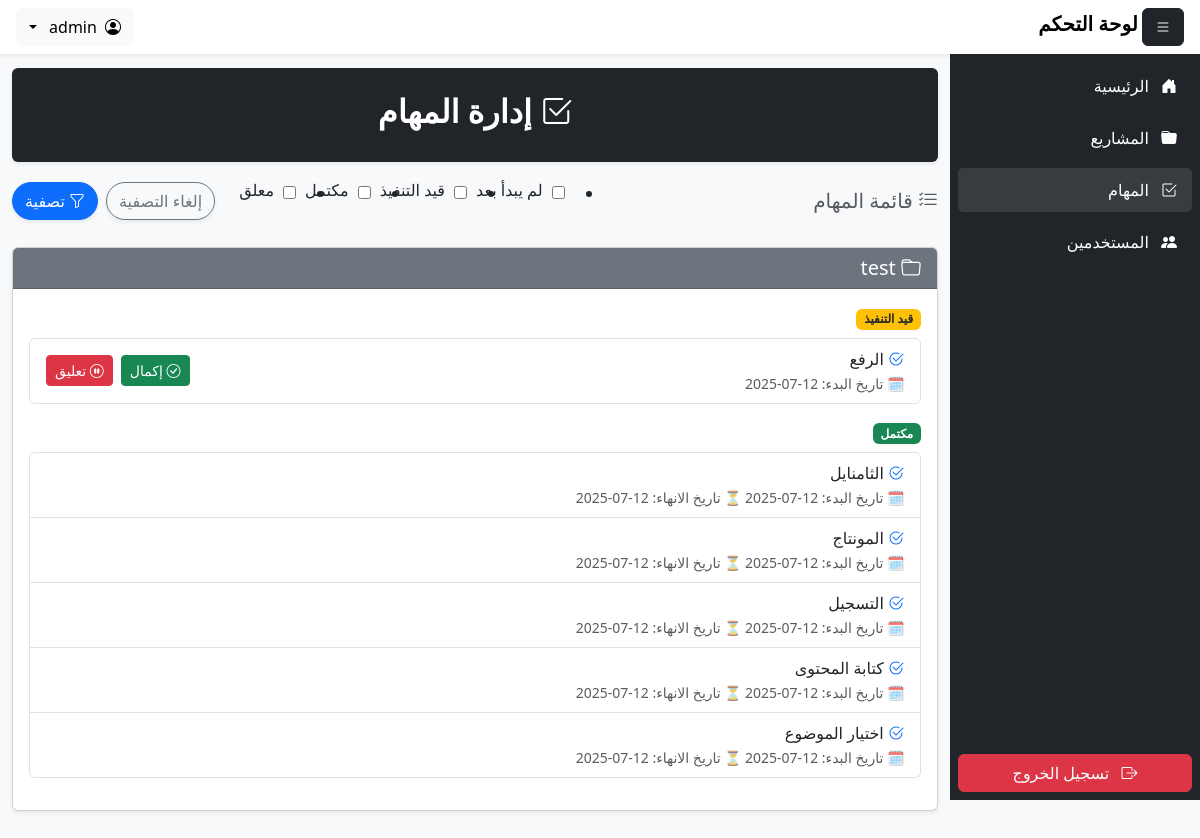
Page /dashboard/tasks/ (signed in) on the committed database.
### team_dashboard/models.py (models this page shows, shortened)
class Project(models.Model):
    STATUS_CHOICES = [
        ('لم يبدأ بعد', 'لم يبدأ بعد'),
        ('قيد التنفيذ', 'قيد التنفيذ'),
        ('مكتمل', 'مكتمل'),
        ('معلق', 'معلق'),
    ]
    title = models.CharField(max_length=255, verbose_name='اسم المشروع')
    description = models.TextField(blank=True, null=True, verbose_name='وصف المشروع')
    status = models.CharField(max_length=20, choices=STATUS_CHOICES, default='لم يبدأ بعد', verbose_name='حالة المشروع')
    created_by = models.ForeignKey(User, on_delete=models.SET_NULL, null=True, verbose_name='تاريخ الإنشاء')
    created_at = models.DateTimeField(auto_now_add=True, verbose_name='منشئ المشروع')

class Task(models.Model):
    TASK_CHOICES = [
        ('اختيار الموضوع', 'اختيار الموضوع'),
        ('كتابة المحتوى', 'كتابة المحتوى'),
        ('التسجيل', 'التسجيل'),
        ('المونتاج', 'المونتاج'),
        ('الثامنايل', 'الثامنايل'),
        ('الرفع', 'الرفع'),
    ]
    STATUS_CHOICES = [
        ('لم يبدأ بعد', 'لم يبدأ بعد'),
        ('قيد التنفيذ', 'قيد التنفيذ'),
        ('مكتمل', 'مكتمل'),
        ('معلق', 'معلق'),
    ]
    project = models.ForeignKey(Project, on_delete=models.CASCADE, related_name='tasks')
    task_name = models.CharField(max_length=50, choices=TASK_CHOICES)
    assigned_to = models.ForeignKey(User, on_delete=models.SET_NULL, null=True)
    status = models.CharField(max_length=20, choices=STATUS_CHOICES, default='قيد التنفيذ')
    start_date = models.DateField(null=True, blank=True)
    end_date = models.DateField(null=True, blank=True)

### team_dashboard/views.py (the view, shortened to what this page needs)
# urls.py: path('tasks/', views.TaskListView.as_view(), name='task_list'),
class TaskListView(ListView):
    model = Task
    template_name = 'team_dashboard/tasks/list.html'
    context_object_name = 'tasks'
    permission_required = 'projects.view_task'
    def get_context_data(self, **kwargs):
        context = super().get_context_data(**kwargs)
        context["filter_form"] = self.filter_form
        grouped_tasks = {}
        for task in self.get_queryset():
            project_title = task.project.title
            status = task.status
            if project_title not in grouped_tasks:
                grouped_tasks[project_title] = {}
            if status not in grouped_tasks[project_title]:
                grouped_tasks[project_title][status] = []
            grouped_tasks[project_title][status].append(task)
        context["grouped_tasks"] = grouped_tasks
        return context
    def get_queryset(self):
        queryset = Task.objects.select_related('project').filter(assigned_to=self.request.user)
        self.filter_form = TaskFilterForm(self.request.GET)
        if self.filter_form.is_valid():
            status_filter = self.filter_form.cleaned_data.get("status")
            queryset = queryset.filter(status__in=status_filter) if status_filter else queryset
        return queryset.order_by('-start_date', '-id')

### team_dashboard/forms.py
class TaskFilterForm(forms.Form):
    status = forms.MultipleChoiceField(
        choices= Task.STATUS_CHOICES,
        required=False,
        widget=forms.CheckboxSelectMultiple(attrs={"class": "custom-checkbox"})
    )

### team_dashboard/templates/team_dashboard/tasks/list.html (shortened to what this page needs)
{% extends 'team_dashboard/base.html' %}
{% block content %}
<div class="container my-3">
    <div class="bg-dark text-white text-center p-4 rounded shadow-sm">
        <h2 class="fw-bold"><i class="bi bi-check2-square"></i> إدارة المهام</h2>
    </div>
    <div class="d-flex flex-column flex-md-row justify-content-between align-items-center my-3">
        <h5 class="text-muted mb-3 mb-md-0"><i class="bi bi-list-check"></i> قائمة المهام</h5>
        <form method="GET" class="filter-form w-md-auto">
            <div class="d-flex flex-column flex-md-row align-items-center gap-4">
                <div>{{ filter_form.status }}</div>
                <div class="d-flex gap-2">
                    <a href="{% url 'task_list' %}" class="btn btn-outline-secondary rounded-pill shadow-sm">إلغاء التصفية</a>
                    <button type="submit" class="btn btn-primary rounded-pill shadow-sm">
                        <i class="bi bi-funnel"></i> تصفية
                    </button>
                </div>
            </div>
        </form>
    </div>
    {% for project, statuses in grouped_tasks.items %}
    <div class="card my-4 shadow-sm">
        <div class="card-header bg-secondary text-white">
            <h5 class="mb-0"><i class="bi bi-folder"></i> {{ project }}</h5>
        </div>
        <div class="card-body">
            {% for status, tasks in statuses.items %}
                <h4 class="badge
                    {% if status == 'قيد التنفيذ' %} bg-warning text-dark
                    {% elif status == 'مكتمل' %} bg-success
                    {% elif status == 'معلق' %} bg-danger
                    {% else %} bg-secondary {% endif %}">
                    {{ status }}
                </h4>
                <ul class="list-group p-0 mb-3">
                    {% for task in tasks %}
                        <li class="list-group-item d-flex flex-wrap gap-2 justify-content-between align-items-center">
                            <div class="flex-grow-1">
                            <p class="mb-0"><i class="bi bi-check2-circle text-primary"></i> {{ task.task_name }}</p>
                            {% if task.start_date %}
                                <span class="text-muted small">
                                    🗓️ تاريخ البدء: {{ task.start_date|date:"d-m-Y" }}
                                </span>
                                {% if task.end_date %}
                                    <span class="text-muted small">
                                        ⏳ تاريخ الانهاء: {{ task.end_date|date:"d-m-Y" }}
                                    </span>
                                {% endif %}
                            {% endif %}
                            </div>
                            <div class="text-end">
                                <form method="POST" class="d-flex justify-content-end gap-2">
                                    {% if task.status == "قيد التنفيذ" or task.status == "معلق" %}
                                    <button type="submit" name="action" value="complete" class="btn btn-success btn-sm">
                                        <i class="bi bi-check-circle"></i> إكمال
                                    </button>
                                    {% endif %}
                                    {% if task.status == "قيد التنفيذ" %}
                                    <button type="submit" name="action" value="hold" class="btn btn-danger btn-sm">
                                        <i class="bi bi-pause-circle"></i> تعليق
                                    </button>
                                    {% endif %}
                                </form>
                            </div>
                        </li>
                    {% endfor %}
                </ul>
            {% endfor %}
        </div>
    </div>
    {% empty %}
    <div class="alert alert-warning text-center">
        🚀 لا توجد مهام متاحة
    </div>
    {% endfor %}
</div>
{% endblock %}

### team_dashboard/templates/team_dashboard/includes/header.html (shortened to what this page needs)
<header class="header navbar navbar-expand-md navbar-light bg-white shadow-sm">
    <div class="d-flex w-100 px-3 justify-content-between align-items-center">
        <div>
            <button class="btn btn-dark" onclick="toggleSidebar()">
                <i class="bi bi-list"></i>
            </button>
            <a href="{% url 'dashboard' %}" class="navbar-brand fw-bold">
                لوحة التحكم
            </a>
        </div>
        <div class="dropdown">
            <button class="btn btn-light dropdown-toggle d-flex align-items-center" id="userMenuButton" data-bs-toggle="dropdown" aria-expanded="false">
                <div><i class="bi bi-person-circle"></i></div>
                <span class="d-none d-md-inline mx-2"> {{ user.username }} </span>
            </button>
        </div>
    </div>
</header>

### team_dashboard/static/team_dashboard/css/styles.css (style rules this page uses)
body { margin: 0; font-size: 1rem; font-weight: 400; line-height: 1.5; color: rgb(33, 37, 41); text-align: right; background-color: #fff; visibility: visible; opacity: 1; transition: opacity 0.3s ease-in-out; }
.header { position: fixed; top: 0px; width: 100%; z-index: 1000; }
.filter-form label { display: flex; width: max-content; }
.filter-form .custom-checkbox input[type="checkbox"] { min-width: 15px; width: 15px; max-width: 15px; margin: 8px; display: inline; }
.filter-form .custom-checkbox { display: flex; flex-wrap: wrap; justify-content: center; align-items: center; }

### rows in the picture
Project: grouped_tasks "test"
Task: status "قيد التنفيذ", task_name "الرفع", start_date "12-07-2025", shows "إكمال", shows "تعليق"
Task: status "مكتمل", task_name "الثامنايل", start_date "12-07-2025", end_date "12-07-2025"
Task: task_name "المونتاج", start_date "12-07-2025", end_date "12-07-2025"
Task: task_name "التسجيل", start_date "12-07-2025", end_date "12-07-2025"
Task: task_name "كتابة المحتوى", start_date "12-07-2025", end_date "12-07-2025"
Task: task_name "اختيار الموضوع", start_date "12-07-2025", end_date "12-07-2025"

### other values in the picture
{{ user.username }} "admin"
